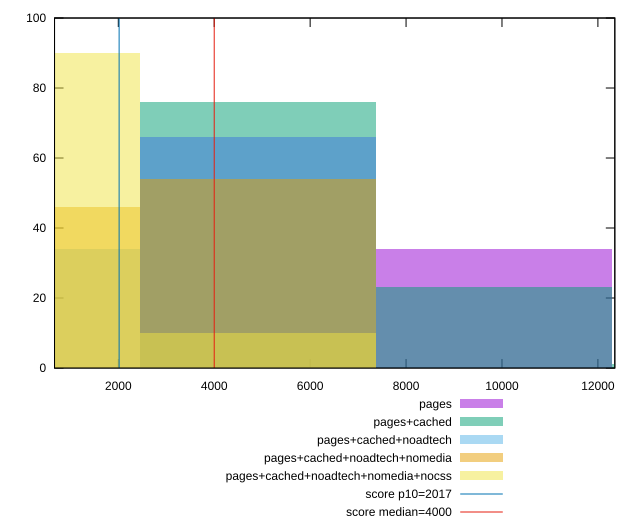

This chart was generated by the following gnuplot code:
reset

$pages <<EOF
4916.630705099537 66
9833.261410199075 34
EOF

$pagesCached <<EOF
4916.630705099537 76
9833.261410199075 23
14749.892115298611 1
EOF

$pagesCachedNoadtech <<EOF
0 34
4916.630705099537 66
EOF

$pagesCachedNoadtechNomedia <<EOF
0 46
4916.630705099537 54
EOF

$pagesCachedNoadtechNomediaNocss <<EOF
0 90
4916.630705099537 10
EOF

set key outside below
set boxwidth 4916.630705099537
set xrange [670.2560000000004:12352.87199999999]
set yrange [0:100]
set trange [0:100]
set style fill transparent solid 0.5 noborder

set parametric
set terminal svg size 640, 530 enhanced background rgb 'white'
set output "report_00015_2021-02-09T16-11-33.973Z/mainthread-work-breakdown/comparison/histogram/all_raw.svg"

plot $pages title "pages" with boxes, \
     $pagesCached title "pages+cached" with boxes, \
     $pagesCachedNoadtech title "pages+cached+noadtech" with boxes, \
     $pagesCachedNoadtechNomedia title "pages+cached+noadtech+nomedia" with boxes, \
     $pagesCachedNoadtechNomediaNocss title "pages+cached+noadtech+nomedia+nocss" with boxes, \
     2017,t title "score p10=2017", \
     4000,t title "score median=4000"

reset
